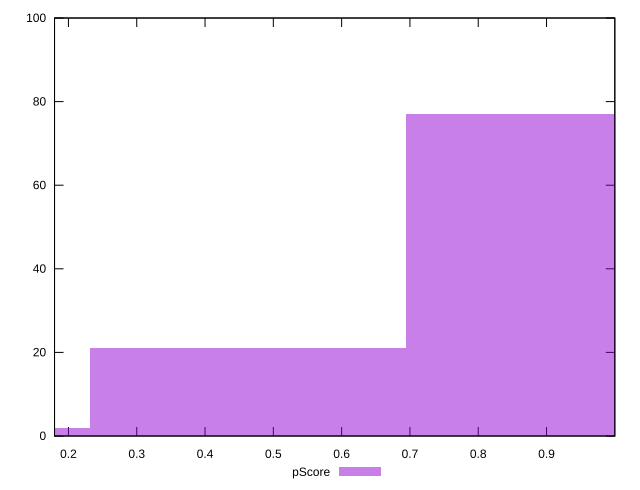

Source code (gnuplot):
reset

$pScore <<EOF
0.9247897845862585 77
0.46239489229312924 21
0 2
EOF

set key outside below
set boxwidth 0.46239489229312924
set xrange [0.17964805832875563:0.9999811587925356]
set yrange [0:100]
set trange [0:100]
set style fill transparent solid 0.5 noborder
set terminal svg size 640, 490 enhanced background rgb 'white'
set output "report_00015_2021-02-09T16-11-33.973Z/total-blocking-time/samples/pages+cached+noadtech+nomedia/pScore/histogram.svg"

plot $pScore title "pScore" with boxes

reset
